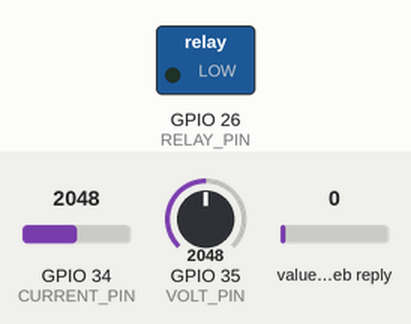
The sketch below on a simulated ESP32. On the bench: switched loads named in the sketch (green lamp = pin HIGH). Inputs (shaded band) come from the test bench; at power-on: GPIO 34 (CURRENT_PIN) = 2048, GPIO 35 (VOLT_PIN) = 2048, value in the web reply 0. WiFi joins after 1.5 s; servers stay silent unless stated; web services answer with replies made up by the test bench; what the sketch prints to the serial monitor is not drawn.

Above: at 0.1 s.
At 1.8 s:
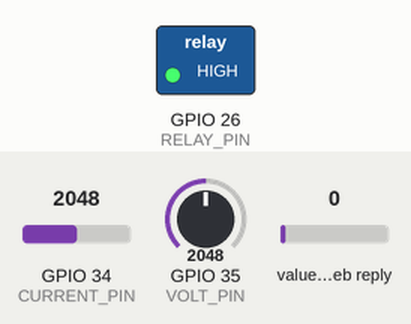
Timing chart, 0 to 3.3 s (numbered marks = the images above):
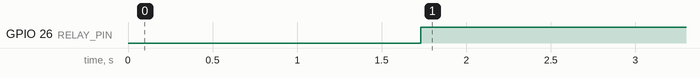

Measured:
- by itself, GPIO 26 (RELAY_PIN): LOW → HIGH at 1.7 s

The sketch:

ESP32_THINGSPEAK_CODE.ino
```cpp
#include <WiFi.h>
#include <HTTPClient.h>

// ============================================
// 1. WiFi Credentials - UPDATE THESE
// ============================================
const char* ssid = "sathvik";
const char* password = "12345678";

// ============================================
// 2. ThingSpeak Details - UPDATE THESE
// ============================================
// NOTE: ThingSpeak free accounts only allow 1 update every 15 seconds.
String apiKey = "J4LIH6IYPI58XXPG"; // Replace with your Write API Key from ThingSpeak
const char* server = "api.thingspeak.com";

// ============================================
// 3. Pin Definitions (GPIO Pin Numbers)
// ============================================
const int CURRENT_PIN = 34;    // ADC Pin - Current Sensor
const int VOLT_PIN = 35;       // ADC Pin - Voltage Sensor
const int RELAY_PIN = 26;      // GPIO Pin - Relay Control

// ============================================
// 4. Sensor Calibration Values
// ============================================
float VPP = 3.3 / 4095.0;           // ESP32 ADC: 3.3V / 12-bit
float SENSITIVITY = 0.100;          // 100mV/A for ACS712-10A sensor
float VOLT_DIVIDER_RATIO = 3.12;    // Your voltage divider ratio (adjust if needed)

// ============================================
// Timing & Energy Variables
// ============================================
unsigned long lastMillis = 0;
float totalKWh = 0;

void setup() {
  Serial.begin(115200);
  delay(10);

  // Initialize Relay
  pinMode(RELAY_PIN, OUTPUT);
  digitalWrite(RELAY_PIN, LOW); // Start with relay OFF

  Serial.println("\n\n");
  Serial.println("=====================================");
  Serial.println("   ECOPULSE ESP32 - THINGSPEAK   ");
  Serial.println("=====================================");

  Serial.print("Connecting to WiFi: ");
  Serial.println(ssid);

  WiFi.begin(ssid, password);

  int timeout = 0;
  while (WiFi.status() != WL_CONNECTED && timeout < 20) {
    delay(500);
    Serial.print(".");
    timeout++;
  }

  if (WiFi.status() == WL_CONNECTED) {
    Serial.println("\n✓ WiFi connected");
    Serial.print("IP Address: ");
    Serial.println(WiFi.localIP());
  } else {
    Serial.println("\n✗ WiFi connection failed! Check credentials.");
  }
}

void loop() {
  // ThingSpeak only allows 1 update every 15 seconds on free accounts!
  if (millis() - lastMillis > 16000 || lastMillis == 0) {
    lastMillis = millis();

    // 1. Read Voltage Sensor
    float voltage = (analogRead(VOLT_PIN) * VPP) * VOLT_DIVIDER_RATIO;
    if (voltage < 0) voltage = 0;

    // 2. Read Current Sensor (with 50-sample averaging)
    int zeroPoint = 2048;  // Center point for 12-bit ADC
    float currentSum = 0;
    for(int i = 0; i < 50; i++) {
        int raw = analogRead(CURRENT_PIN);
        float mv = (raw - zeroPoint) * VPP;
        float amps = mv / SENSITIVITY;
        currentSum += amps;
        delayMicroseconds(100);
    }
    float current = abs(currentSum / 50.0);
    if (current < 0.05) current = 0;  // Filter out noise

    // 3. Calculate Power & Energy
    float power = voltage * current;
    // Energy accumulation: Power (W) * Time (s) converted to Hours and kW = kWh
    // Time passed is roughly 16 seconds (16000 ms)
    totalKWh += (power * (16.0 / 3600.0)) / 1000.0;

    // 4. Get Relay Status (1 = ON, 0 = OFF)
    int relayStatus = digitalRead(RELAY_PIN) == HIGH ? 1 : 0;

    // Print to Serial Monitor
    Serial.println("-------------------------------------");
    Serial.print("V="); Serial.print(voltage, 2);
    Serial.print("V | I="); Serial.print(current, 3);
    Serial.print("A | P="); Serial.print(power, 1);
    Serial.print("W | E="); Serial.print(totalKWh, 5);
    Serial.println("kWh");

    // 5. Send to ThingSpeak
    if (WiFi.status() == WL_CONNECTED) {
      HTTPClient http;
      // 1. First, READ the requested relay status from the dashboard
      String readUrl = "http://" + String(server) + "/channels/3292262/fields/5/last.txt";
      http.begin(readUrl);
      int readCode = http.GET();
      if (readCode > 0) {
        String lastControlState = http.getString();
        // The dashboard sends "1" for ON, "0" for OFF.
        if (lastControlState == "1" || lastControlState == "0") {
          bool shouldBeOn = (lastControlState == "1");
          // Active-Low logic: LOW means ON
          bool isCurrentlyOn = (digitalRead(RELAY_PIN) == LOW);

          if (shouldBeOn != isCurrentlyOn) {
            digitalWrite(RELAY_PIN, shouldBeOn ? LOW : HIGH);
            Serial.print("🔄 Remote Command: Relay turned ");
            Serial.println(shouldBeOn ? "ON" : "OFF");
          }
        }
      }
      http.end();

      // Delay briefly between HTTP requests
      delay(500);

      // Re-read physical relay state just in case it changed above (Active-Low: LOW = 1/ON)
      int currentRelayStatus = digitalRead(RELAY_PIN) == LOW ? 1 : 0;

      Serial.println("Sending data to ThingSpeak...");

      // 2. Construct the HTTP GET request URL to WRITE data
      String url = "http://" + String(server) + "/update?api_key=" + apiKey;
      url += "&field1=" + String(voltage, 2);
      url += "&field2=" + String(current, 3);
      url += "&field3=" + String(power, 2);
      url += "&field4=" + String(totalKWh, 5);
      url += "&field5=" + String(currentRelayStatus);

      http.begin(url);
      int httpCode = http.GET();

      if (httpCode > 0) {
        String payload = http.getString();
        if (payload == "0") {
             Serial.println("⚠ ThingSpeak Warning: Update rejected. (Wait at least 15s between updates)");
        } else {
             Serial.println("✓ Data successfully sent to ThingSpeak! (Entry ID: " + payload + ")");
        }
      } else {
        Serial.print("✗ HTTP Request failed, Error: ");
        Serial.println(http.errorToString(httpCode).c_str());
      }
      http.end();
    } else {
      Serial.println("✗ WiFi Disconnected! Attempting to reconnect...");
      WiFi.reconnect();
    }
  }
}
```
